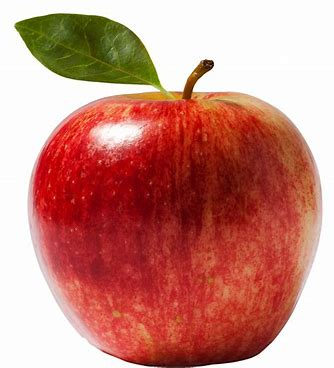
#> input picture assets/apple.jpeg, 334 x 368 px
$ python -i blackhat.py   (imports and definitions only)
#> lines starting #> are read from the running program, lines starting #| are printed output that depends on the picture
#> further down, picture is the input picture: shape (368, 334, 3); mean B, G, R 126.1, 136.7, 200.4
import cv2
import numpy as np


def blackhat(frame, kernel_size=15):
    """
    Apply Blackhat morphological operation to highlight dark regions.
    Args:
        frame (numpy.ndarray): The input video frame.
        kernel_size (int): Size of the structuring element.
    Returns:
        numpy.ndarray: Frame with dark regions highlighted.
    """
#> called with kernel_size = 15
    gray = cv2.cvtColor(frame, cv2.COLOR_BGR2GRAY)
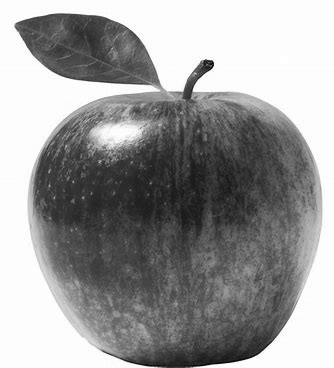
#> gray: shape (368, 334); min 5, max 255, mean 154.6
    kernel = cv2.getStructuringElement(cv2.MORPH_RECT, (kernel_size, kernel_size))
    blackhat_result = cv2.morphologyEx(gray, cv2.MORPH_BLACKHAT, kernel)
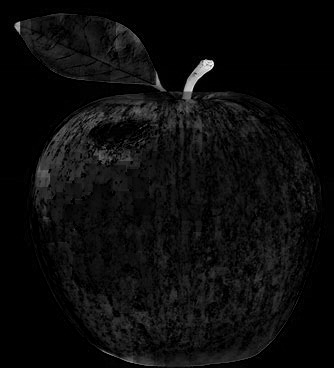
#> blackhat_result: shape (368, 334); min 0, max 248, mean 12.2
    return cv2.cvtColor(blackhat_result, cv2.COLOR_GRAY2BGR)

>>> import cv2
>>> picture = cv2.imread('../assets/apple.jpeg')
>>> result = blackhat(picture)
